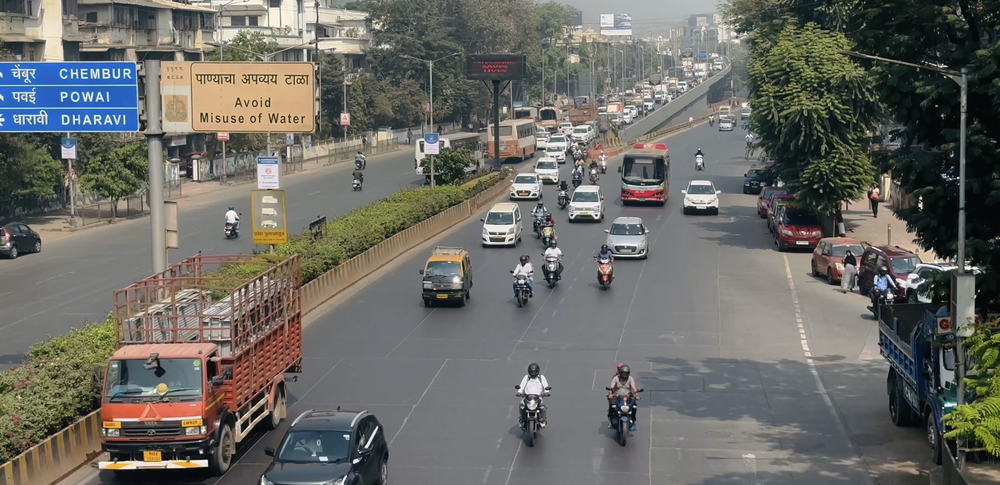
#> input picture poc/original_image.png, 1000 x 485 px, shrunk from 2538 x 1230 before the run
$ python ROI_Editor.py
#> lines starting #> are read from the running program, lines starting #| are printed output that depends on the picture
import cv2
import numpy as np

# --- Global State Variables ---
points = []
simplified_points = None
is_drawing = False
mode = 'draw'
image = None
clone = None
canvas = None # NEW: A dedicated canvas to draw on
previous_point = None # NEW: To track the last point for drawing segments

def interactive_drawing(event, x, y, flags, param):
    """Mouse callback function optimized for performance."""
    global points, is_drawing, mode, canvas, previous_point

    # --- Mouse Down Event ---
    if event == cv2.EVENT_LBUTTONDOWN:
        is_drawing = True
        previous_point = (x, y)
        if mode == 'draw':
            points.append((x, y))

    # --- Mouse Move Event ---
    elif event == cv2.EVENT_MOUSEMOVE:
        if is_drawing:
            current_point = (x, y)
            if mode == 'draw':
                # Draw only the new line segment on the canvas
                cv2.line(canvas, previous_point, current_point, (0, 0, 255), 2)
                points.append(current_point)
                previous_point = current_point
            elif mode == 'erase':
                erase_radius = 15
                points = [p for p in points if np.linalg.norm(np.array(p) - np.array(current_point)) > erase_radius]
                # For erase, we must redraw the whole line on a clean canvas
                canvas = clone.copy()
                if len(points) > 1:
                    cv2.polylines(canvas, [np.array(points)], isClosed=False, color=(0, 0, 255), thickness=2)

    # --- Mouse Up Event ---
    elif event == cv2.EVENT_LBUTTONUP:
        is_drawing = False
        previous_point = None

def main():
    global points, mode, simplified_points, image, clone, canvas

    # --- Setup ---
    image_path = input("Enter the path to your image: ")
#> the answer given: original_image.png
    image = cv2.imread(image_path)
#> image is the input picture: shape (485, 1000, 3); mean B, G, R 100.5, 105.9, 106.5
    if image is None:
        print("Error: Could not load the image.")
        return
    clone = image.copy()
    canvas = image.copy() # Initialize the canvas

    cv2.namedWindow("ROI Editor")
    cv2.setMouseCallback("ROI Editor", interactive_drawing)

    print("\n--- 🖼️ Advanced ROI Editor ---")
    print("  - Draw Mode ('d'): Left-click and drag to draw the ROI.")
    print("  - Erase Mode ('e'): Click and drag to erase parts of the drawing.")
    print("  - Reset ('r'): Clears the entire drawing.")
    print("  - Confirm ('c'): Finalizes and simplifies the shape.")
    print("  - Quit ('q'): Exits the program.")
    print("--------------------------------\n")

    # --- Main Loop ---
    while True:
        # The main display image starts from the canvas, which already has our drawing
        display_image = canvas.copy()

        # If finalized, draw the simplified polygon on top
        if simplified_points is not None:
            cv2.polylines(display_image, [simplified_points], isClosed=True, color=(255, 0, 0), thickness=3)

        # Display the current mode
        text_color = (0, 255, 0) if mode == 'draw' else (0, 165, 255)
        cv2.putText(display_image, f"Mode: {mode.upper()}", (10, 30), cv2.FONT_HERSHEY_SIMPLEX, 1, (0, 0, 0), 3)
        cv2.putText(display_image, f"Mode: {mode.upper()}", (10, 30), cv2.FONT_HERSHEY_SIMPLEX, 1, text_color, 2)
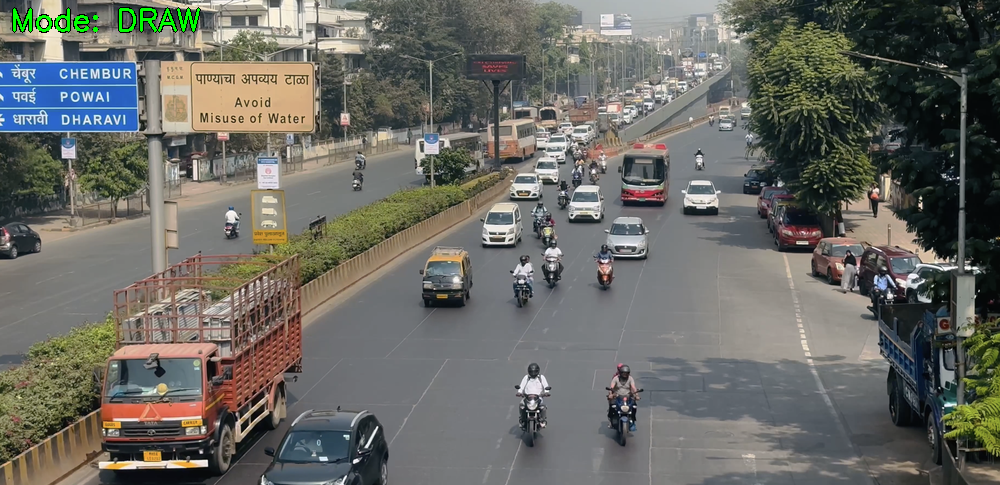
#> display_image: shape (485, 1000, 3); mean B, G, R 100, 106.1, 106

        cv2.imshow("ROI Editor", display_image)
        key = cv2.waitKey(1) & 0xFF
#> (key e is pressed here)

        if key == ord('d'):
            mode = 'draw'
            print("Mode changed to: DRAW")
        elif key == ord('e'):
            mode = 'erase'
            print("Mode changed to: ERASE")
        elif key == ord('r'):
            points = []
            simplified_points = None
            canvas = clone.copy() # Reset the canvas to the original image
            print("Drawing has been reset.")
        elif key == ord('c'):
            if len(points) < 3:
                print("Error: Not enough points to create a polygon. Please draw more.")
            else:
                # The finalization logic remains the same
                print("Finalizing shape...")
                points_np = np.array(points, dtype=np.int32)
                epsilon = 0.005 * cv2.arcLength(points_np, True)
                simplified_points = cv2.approxPolyDP(points_np, epsilon, True)
                print(f"Original point count: {len(points)}. Simplified to: {len(simplified_points)} points.")
        elif key == ord('q'):
            break

    cv2.destroyAllWindows()

    # --- Final Output ---
    if simplified_points is not None:
        print("\n--- ✅ ROI Selection Complete! ---")
        print("Copy the NumPy array below and paste it into your main script:\n")
        output_string = "ROI_POLYGON = np.array([\n"
        for point in simplified_points.reshape(-1, 2):
            output_string += f"    [{point[0]}, {point[1]}],\n"
        output_string += "], np.int32)"
        print(output_string)

if __name__ == "__main__":
    main()
